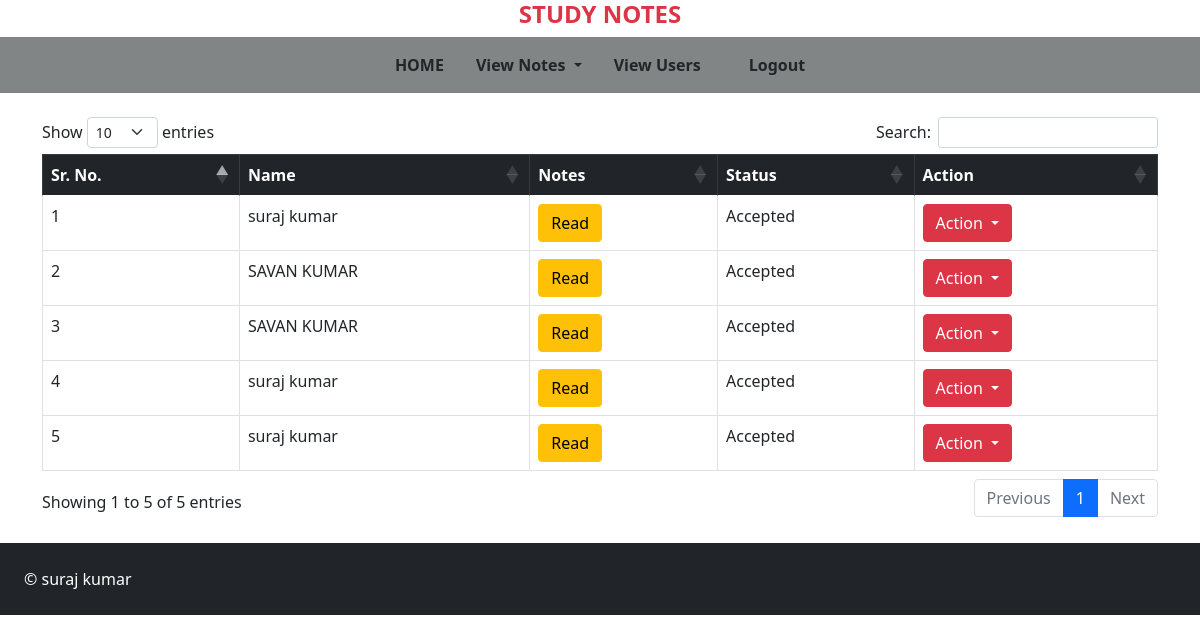
The page /pending/Accepted (signed in) on the database its author committed.
### app1/models.py (models this page shows, shortened)
class Note(models.Model):
    user=models.ForeignKey(User,on_delete=models.CASCADE)
    uploadingdate=models.DateTimeField(auto_now_add=True)
    branch = models.CharField(max_length=50,choices=branchchoice)
    subject = models.CharField(max_length=50)
    notesfile=models.FileField(upload_to='Notes')
    filetype=models.CharField(max_length=50,choices=filetype)
    description=models.CharField(max_length=200,null=True,blank=True)
    status=models.CharField(max_length=15,default="Pending")

### app1/views.py (the view)
# urls.py: path("pending/<slug:data>",pending, name="pending"),
@login_required(login_url='adminlogin')
def pending(request,data):
    if data == 'All':
        fields=Note.objects.all()
    else:
        fields=Note.objects.filter(status=data)
    return render(request,'pendingnotes.html',{'fields':fields})

### app1/templates/pendingnotes.html (shortened to what this page needs)
{% extends 'adminnav.html' %}
{% block body %}
<div class="container-fluid " >
  <div  class="container my-4 table-responsive" >
     <table class="table table-bordered " id="example" >
        <thead class="table-dark">
          <tr>
            <th scope="col">Sr. No.</th>
            <th scope="col">Name</th>
            <th scope="col">Notes</th>
            <th scope="col">Status</th>
            <th scope="col" >Action</th>
          </tr>
        </thead>
        <tbody>
          {% for fm in fields %}
          <tr>
            <td>{{forloop.counter}}</td>
            <td>{{fm.user.first_name}} {{fm.user.last_name}}</td>
            <td><a type="button"  href="{{fm.notesfile.url}}" class="btn btn-warning">Read</a></td>
            <td>{{fm.status}}</td>
            <td>
<div class="btn-group">
  <button type="button" class="btn btn-danger  dropdown-toggle" data-bs-toggle="dropdown" aria-expanded="false">
    Action
  </button>
</div></td>
          </tr>
          {% endfor %}
        </tbody>
      </table>
    </div>
    </div>
{% endblock body %}

### rows shown on the page
Note: user.first_name "suraj", user.last_name "kumar", status "Accepted"
Note: user.first_name "SAVAN", user.last_name "KUMAR", status "Accepted"
Note: user.first_name "SAVAN", user.last_name "KUMAR", status "Accepted"
Note: user.first_name "suraj", user.last_name "kumar", status "Accepted"
Note: user.first_name "suraj", user.last_name "kumar", status "Accepted"
